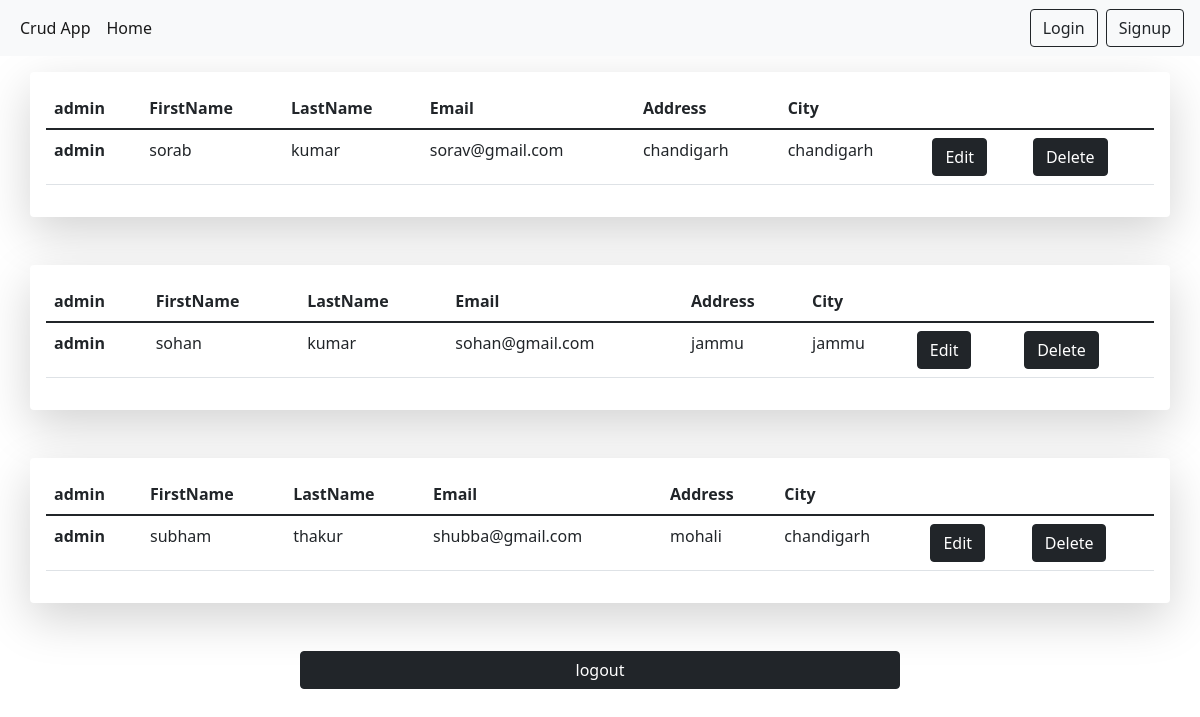
The page /showdetails/ (signed in) on the database its author committed.
### myapp/models.py (models this page shows, shortened)
class register(models.Model):
  user = models.ForeignKey(User, on_delete=models.CASCADE)
  firstname = models.CharField(max_length=100)
  lastname = models.CharField(max_length=100)
  email = models.CharField(max_length=100)
  address = models.CharField(max_length=100)
  city = models.CharField(max_length=100)

### myapp/views.py (the view)
# urls.py: path('showdetails/', views.showdetails, name='showdetails'),
def showdetails(request):
  reg =  register.objects.filter(user=request.user)
  return render(request, 'showdetails.html',{'reg':reg})

### myapp/templates/showdetails.html (shortened to what this page needs)
{% extends 'base.html' %}
{% block content %}
{% for register in reg %}
<div class="container my-3 shadow-lg p-3 mb-5 bg-body rounded">
  <table class="table">
  <thead>
    <tr>
      <th scope="col">{{request.user}}</th>
      <th scope="col">FirstName</th>
      <th scope="col">LastName</th>
      <th scope="col">Email</th>
      <th scope="col">Address</th>
      <th scope="col">City</th>
    </tr>
  </thead>
  <tbody>
    <tr>
      <th scope="row">{{request.user}}</th>
      <td>{{register.firstname}}</td>
      <td>{{register.lastname}}</td>
      <td>{{register.email}}</td>
      <td>{{register.address}}</td>
      <td>{{register.city}}</td>
      <td><a class="btn btn-dark" href="/edit/{{register.id}}" role="button">Edit</a></td>
      <td><a class="btn btn-dark" href="/delete/{{register.id}}" role="button">Delete</a></td>
    </tr>
  </tbody>
</table>
</div>
{% endfor %}
<div class="d-grid gap-2 col-6 mx-auto">
<a class="btn btn-dark" href="/userlogout/" role="button">logout</a>
</div>
{% endblock content %}

### myapp/templates/base.html (shortened to what this page needs)
<!doctype html>
<html lang="en">
  <head>
    <link href="https://cdn.jsdelivr.net/npm/bootstrap@5.1.1/dist/css/bootstrap.min.css" rel="stylesheet">
  </head>
  <body>
  <nav class="navbar navbar-expand-lg navbar-light bg-light">
  <div class="container-fluid">
    <div class="collapse navbar-collapse" id="navbarSupportedContent">
      <ul class="navbar-nav me-auto mb-2 mb-lg-0">
        <li class="nav-item">
          <a class="nav-link active" aria-current="page" href="#">Crud App</a>
        </li>
        <li class="nav-item">
          <a class="nav-link active" aria-current="page" href="#">Home</a>
        </li>
      </ul>
      <form class="d-flex">
        <a class="btn btn-outline-dark mx-1" href="/loginform/" role="button">Login</a>
        <a class="btn btn-outline-dark mx-1" href="/signup/" role="button">Signup</a>
      </form>
    </div>
  </div>
</nav>
    {% block content %}{% endblock content %}
  </body>
</html>

### rows shown on the page
register: firstname "sorab", lastname "kumar", email "sorav@gmail.com", address "chandigarh", city "chandigarh"
register: firstname "sohan", lastname "kumar", email "sohan@gmail.com", address "jammu", city "jammu"
register: firstname "subham", lastname "thakur", email "shubba@gmail.com", address "mohali", city "chandigarh"

### other values the page prints
{{ request.user }} "admin"
